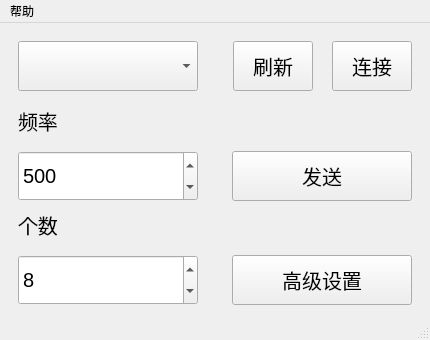
<?xml version="1.0" encoding="UTF-8"?>
<ui version="4.0">
 <class>mainWindow</class>
 <widget class="QMainWindow" name="mainWindow">
  <property name="geometry">
   <rect>
    <x>0</x>
    <y>0</y>
    <width>430</width>
    <height>340</height>
   </rect>
  </property>
  <property name="minimumSize">
   <size>
    <width>430</width>
    <height>340</height>
   </size>
  </property>
  <property name="maximumSize">
   <size>
    <width>430</width>
    <height>340</height>
   </size>
  </property>
  <property name="windowTitle">
   <string>Serial Port Assistant</string>
  </property>
  <widget class="QWidget" name="centralwidget">
   <layout class="QVBoxLayout" name="verticalLayout_3">
    <item>
     <widget class="QWidget" name="widget_6" native="true">
      <layout class="QHBoxLayout" name="horizontalLayout_4">
       <property name="topMargin">
        <number>0</number>
       </property>
       <property name="bottomMargin">
        <number>0</number>
       </property>
       <item>
        <widget class="QComboBox" name="open_serailCb">
         <property name="minimumSize">
          <size>
           <width>180</width>
           <height>50</height>
          </size>
         </property>
         <property name="maximumSize">
          <size>
           <width>180</width>
           <height>16777215</height>
          </size>
         </property>
         <property name="font">
          <font>
           <pointsize>15</pointsize>
          </font>
         </property>
        </widget>
       </item>
       <item>
        <spacer name="horizontalSpacer">
         <property name="orientation">
          <enum>Qt::Orientation::Horizontal</enum>
         </property>
         <property name="sizeHint" stdset="0">
          <size>
           <width>40</width>
           <height>20</height>
          </size>
         </property>
        </spacer>
       </item>
       <item>
        <widget class="QWidget" name="widget" native="true">
         <property name="minimumSize">
          <size>
           <width>0</width>
           <height>0</height>
          </size>
         </property>
         <layout class="QHBoxLayout" name="horizontalLayout">
          <property name="sizeConstraint">
           <enum>QLayout::SizeConstraint::SetNoConstraint</enum>
          </property>
          <property name="leftMargin">
           <number>0</number>
          </property>
          <property name="rightMargin">
           <number>0</number>
          </property>
          <item>
           <spacer name="horizontalSpacer_4">
            <property name="orientation">
             <enum>Qt::Orientation::Horizontal</enum>
            </property>
            <property name="sizeHint" stdset="0">
             <size>
              <width>40</width>
              <height>20</height>
             </size>
            </property>
           </spacer>
          </item>
          <item>
           <widget class="QPushButton" name="open_btnSerialCheck">
            <property name="minimumSize">
             <size>
              <width>80</width>
              <height>50</height>
             </size>
            </property>
            <property name="maximumSize">
             <size>
              <width>80</width>
              <height>50</height>
             </size>
            </property>
            <property name="font">
             <font>
              <pointsize>15</pointsize>
             </font>
            </property>
            <property name="text">
             <string>刷新</string>
            </property>
           </widget>
          </item>
          <item>
           <spacer name="horizontalSpacer_5">
            <property name="orientation">
             <enum>Qt::Orientation::Horizontal</enum>
            </property>
            <property name="sizeHint" stdset="0">
             <size>
              <width>30</width>
              <height>20</height>
             </size>
            </property>
           </spacer>
          </item>
          <item>
           <widget class="QPushButton" name="open_openBt">
            <property name="minimumSize">
             <size>
              <width>80</width>
              <height>50</height>
             </size>
            </property>
            <property name="maximumSize">
             <size>
              <width>80</width>
              <height>50</height>
             </size>
            </property>
            <property name="font">
             <font>
              <pointsize>15</pointsize>
             </font>
            </property>
            <property name="text">
             <string>连接</string>
            </property>
           </widget>
          </item>
         </layout>
        </widget>
       </item>
      </layout>
     </widget>
    </item>
    <item>
     <widget class="QWidget" name="widget_5" native="true">
      <layout class="QVBoxLayout" name="verticalLayout_2">
       <property name="topMargin">
        <number>0</number>
       </property>
       <property name="bottomMargin">
        <number>0</number>
       </property>
       <item>
        <widget class="QLabel" name="label">
         <property name="font">
          <font>
           <pointsize>15</pointsize>
          </font>
         </property>
         <property name="text">
          <string>频率</string>
         </property>
        </widget>
       </item>
       <item>
        <widget class="QWidget" name="widget_2" native="true">
         <layout class="QHBoxLayout" name="horizontalLayout_2">
          <property name="leftMargin">
           <number>0</number>
          </property>
          <property name="rightMargin">
           <number>0</number>
          </property>
          <item>
           <widget class="QSpinBox" name="open_freq">
            <property name="minimumSize">
             <size>
              <width>180</width>
              <height>50</height>
             </size>
            </property>
            <property name="maximumSize">
             <size>
              <width>180</width>
              <height>50</height>
             </size>
            </property>
            <property name="font">
             <font>
              <pointsize>15</pointsize>
             </font>
            </property>
            <property name="maximum">
             <number>1000</number>
            </property>
            <property name="value">
             <number>500</number>
            </property>
           </widget>
          </item>
          <item>
           <spacer name="horizontalSpacer_2">
            <property name="orientation">
             <enum>Qt::Orientation::Horizontal</enum>
            </property>
            <property name="sizeHint" stdset="0">
             <size>
              <width>40</width>
              <height>20</height>
             </size>
            </property>
           </spacer>
          </item>
          <item>
           <widget class="QPushButton" name="send_button">
            <property name="minimumSize">
             <size>
              <width>180</width>
              <height>50</height>
             </size>
            </property>
            <property name="maximumSize">
             <size>
              <width>180</width>
              <height>50</height>
             </size>
            </property>
            <property name="font">
             <font>
              <pointsize>15</pointsize>
             </font>
            </property>
            <property name="text">
             <string>发送</string>
            </property>
           </widget>
          </item>
         </layout>
        </widget>
       </item>
      </layout>
     </widget>
    </item>
    <item>
     <widget class="QWidget" name="widget_4" native="true">
      <layout class="QVBoxLayout" name="verticalLayout">
       <property name="topMargin">
        <number>0</number>
       </property>
       <property name="bottomMargin">
        <number>0</number>
       </property>
       <item>
        <widget class="QLabel" name="label_2">
         <property name="font">
          <font>
           <pointsize>15</pointsize>
          </font>
         </property>
         <property name="text">
          <string>个数</string>
         </property>
        </widget>
       </item>
       <item>
        <widget class="QWidget" name="widget_3" native="true">
         <layout class="QHBoxLayout" name="horizontalLayout_3">
          <property name="leftMargin">
           <number>0</number>
          </property>
          <property name="rightMargin">
           <number>0</number>
          </property>
          <item>
           <widget class="QSpinBox" name="open_times">
            <property name="minimumSize">
             <size>
              <width>180</width>
              <height>50</height>
             </size>
            </property>
            <property name="maximumSize">
             <size>
              <width>180</width>
              <height>50</height>
             </size>
            </property>
            <property name="font">
             <font>
              <pointsize>15</pointsize>
             </font>
            </property>
            <property name="maximum">
             <number>20</number>
            </property>
            <property name="value">
             <number>8</number>
            </property>
           </widget>
          </item>
          <item>
           <spacer name="horizontalSpacer_3">
            <property name="orientation">
             <enum>Qt::Orientation::Horizontal</enum>
            </property>
            <property name="sizeHint" stdset="0">
             <size>
              <width>40</width>
              <height>20</height>
             </size>
            </property>
           </spacer>
          </item>
          <item>
           <widget class="QPushButton" name="advanced_setting_button">
            <property name="enabled">
             <bool>true</bool>
            </property>
            <property name="minimumSize">
             <size>
              <width>180</width>
              <height>50</height>
             </size>
            </property>
            <property name="maximumSize">
             <size>
              <width>180</width>
              <height>50</height>
             </size>
            </property>
            <property name="font">
             <font>
              <pointsize>15</pointsize>
             </font>
            </property>
            <property name="text">
             <string>高级设置</string>
            </property>
           </widget>
          </item>
         </layout>
        </widget>
       </item>
      </layout>
     </widget>
    </item>
   </layout>
  </widget>
  <widget class="QMenuBar" name="menubar">
   <property name="geometry">
    <rect>
     <x>0</x>
     <y>0</y>
     <width>430</width>
     <height>20</height>
    </rect>
   </property>
   <widget class="QMenu" name="menu">
    <property name="title">
     <string>帮助</string>
    </property>
    <addaction name="action"/>
   </widget>
   <addaction name="menu"/>
  </widget>
  <widget class="QStatusBar" name="statusbar"/>
  <action name="action">
   <property name="text">
    <string>关于</string>
   </property>
  </action>
 </widget>
 <resources/>
 <connections/>
</ui>
